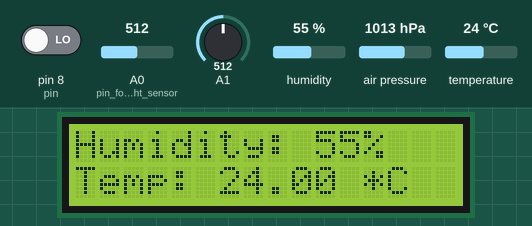
A sketch run on a simulated Arduino Uno, built with avr-gcc and run on an emulated ATmega328P. On the bench: 16×2 character LCD. The inputs (shaded band) are chosen by the test bench; at power-on: air pressure 1013 hPa, humidity 55 %, pin 8 (pin) LOW, A0 (pin_for_Light_sensor) = 512, A1 = 512, temperature 24 °C. The modem accepts every AT command (registered, SIM ready, sends succeed) and sends nothing else; what the sketch prints to the serial monitor is not drawn.

Above: at 11.3 s.
11.4 s: air pressure set to 952 hPa
At 16.4 s:
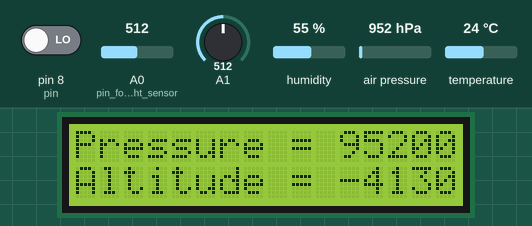
34.4 s: humidity set to 22 %
At 38.1 s:
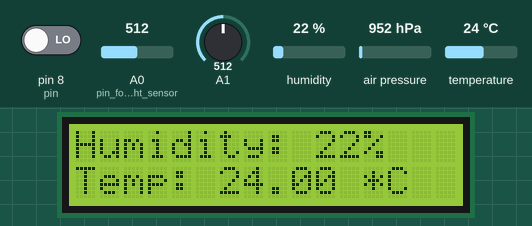
39.2 s: air pressure set to 975 hPa
At 44.1 s:
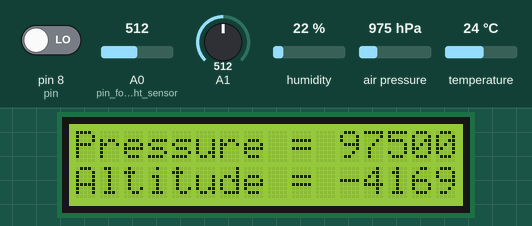
Timing chart, 0 to 45.6 s (numbered marks = the images above; inputs shaded):
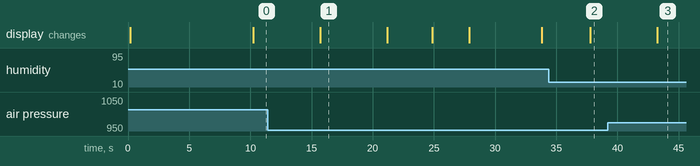

The sketch:

weatherstationcode.ino
```cpp
#include <SoftwareSerial.h>
#define DEBUG true
SoftwareSerial esp8266(9,10);
#include <LiquidCrystal_PCF8574.h>
#include <stdlib.h>
#include <DHT.h>
LiquidCrystal_PCF8574 lcd(0x27);  // set the LCD address to 0x27 for a 16 chars and 2 line display

//******Temperature*******
#define DHTPIN 7     // what pin we're connected to
#define DHTTYPE DHT22   // DHT 22  (AM2302)
DHT dht(DHTPIN, DHTTYPE); //// Initialize DHT sensor for normal 16mhz Arduino

//******Barometer********
#include <Adafruit_Sensor.h>
#include <Adafruit_BMP280.h>
Adafruit_BMP280 bmp; // I2C

//********Light***********
int light;

//********Dust***********
int pin = 8;
unsigned long duration;
unsigned long starttime;
unsigned long sampletime_ms = 2000;
unsigned long lowpulseoccupancy = 0;
float ratio = 0;
float concentration = 0;

//********UV***********
float Vsig;


#define SSID "490RoProg1"     // "SSID-WiFiname"
#define PASS "490RoPro"       // "password"
#define IP "184.106.153.149"// thingspeak.com ip
String msg = "GET /update?key=CQ5PC2S1M5ZC34VB"; //change it with your api key like "GET /update?key=Your Api Key"


//Variables
float temp;
int hum;
String tempC;
int error;
int pulsePin = 0;                 // Pulse Sensor purple wire connected to analog pin 0
int blinkPin = 13;                // pin to blink led at each beat
int fadePin = 5;
int fadeRate = 0;

// Regards Serial OutPut  -- Set This Up to your needs
static boolean serialVisual = true;   // Set to 'false' by Default.  Re-set to 'true' to see Arduino Serial Monitor ASCII Visual Pulse


void setup()
{
  lcd.setBacklight(255);
  lcd.begin(16, 2);
  lcd.print("circuitdigest.com");
  delay(100);
  lcd.setCursor(0,1);
  lcd.print("Connecting...");
  Serial.begin(115200); //or use default 115200.
  esp8266.begin(115200);
  Serial.println("AT");
  esp8266.println("AT");
  delay(5000);
  if(esp8266.find("OK")){
    connectWiFi();
  }


  pinMode(A0,INPUT); //pin for Light sensor

  pinMode(8,INPUT); //pin for Dust sensor


}

void loop(){
  lcd.clear();
  lcd.setCursor(0,0);
 //Temp Sensor
    //Read data and store it to variables hum and temp
    hum = dht.readHumidity();
    temp= dht.readTemperature();
    //Print temp and humidity values to serial monitor
    lcd.print("Humidity: ");
    lcd.print(hum);
    lcd.print("%");
    lcd.setCursor(0, 1); // set the cursor to column 0, line 2
    lcd.print("Temp: ");
    lcd.print(temp);
    lcd.println(" *C");
    delay(2000); //Delay 2 sec.
    updatebeat('1', hum);
    updatebeat('2', temp);


//Barometer
    lcd.clear();
    lcd.setCursor(0,0);
//    lcd.print(F("Temperature = "));
//    lcd.print(bmp.readTemperature());
//    lcd.println(" *C");

    lcd.print(F("Pressure = "));
    lcd.print(bmp.readPressure());
    lcd.println(" Pa");
    lcd.setCursor(0,1);
    lcd.print(F("Altitude = "));
    lcd.print(bmp.readAltitude(29.92)); // this should be adjusted to your local forcase
    lcd.println(" m");
    lcd.println();
    updatebeat('3', bmp.readPressure());
    updatebeat('4', bmp.readAltitude(29.92));
    delay(2000);

//Light Sensor
  lcd.clear();
  lcd.setCursor(0,0);
  light=analogRead(A0);
  lcd.println("Light = " + String(light));
  updatebeat('5', light);
  delay(2000);


//Dust Sensor
  lcd.clear();
  lcd.setCursor(0,0);
  starttime = millis();
  delay(2000);
  duration = pulseIn(pin, LOW);
  lowpulseoccupancy = lowpulseoccupancy+duration;
  if ((millis()-starttime) >= sampletime_ms) //if the sampel time = = 30s
  {
    ratio = lowpulseoccupancy/(sampletime_ms*10.0);
    concentration = 1.1*pow(ratio,3)-3.8*pow(ratio,2)+520*ratio+0.62;
    lcd.print("CX = ");
    lcd.print(concentration);
    lcd.println(" pcs/0.01cf");
    lcd.println("\n");
    lowpulseoccupancy = 0;
    updatebeat('6', concentration);
    delay(2000);
  }


//UV Sensor
  int sensorValue;
  long  sum=0;
  for(int i=0;i<1024;i++)
   {
      sensorValue=analogRead(A1);
      sum=sensorValue+sum;
      delay(2);
   }
 sum = sum >> 10;
 Vsig = sum*4980.0/1023.0; // Vsig is the value of voltage measured from the SIG pin of the Grove interface
 lcd.clear();
 lcd.setCursor(0,0);
 lcd.print("UV Level: ");
 lcd.print(Vsig);
 lcd.print(" mV    --   ");

//if (Vsig < 50) {
//    Serial.print("UV Index: 0 "); Serial.println("   Exposure level - NONE (You're probably at home!) ");
// }
//if (Vsig > 50 && Vsig < 227) {
//    Serial.print("UV Index: 1 "); Serial.println("   Exposure level - LOW (You're probably at home!) ");
// }
//if (Vsig > 227 && Vsig < 318) {
//    Serial.print("UV Index: 2 "); Serial.println("   Exposure level - LOW (You can go outside and have fun!) ");
// }
//if (Vsig > 318 && Vsig < 408) {
//    Serial.print("UV Index: 3 "); Serial.println("   Exposure level - MODERATE (Sun starts to annoy you) ");
// }
//if (Vsig > 408 && Vsig < 503) {
//    Serial.print("UV Index: 4 "); Serial.println("   Exposure level - MODERATE (Sun starts to annoy you) ");
// }
//if (Vsig > 503 && Vsig < 606) {
//    Serial.print("UV Index: 5 "); Serial.println("   Exposure level - MODERATE (Sun starts to annoy you) ");
// }
//if (Vsig > 606 && Vsig < 696) {
//    Serial.print("UV Index: 6 "); Serial.println("   Exposure level - HIGH (Get out from the sunlight! get out now!) ");
// }
//if (Vsig > 696 && Vsig < 795) {
//    Serial.print("UV Index: 7 "); Serial.println("   Exposure level - HIGH (Get out from the sunlight! get out now!) ");
// }
//if (Vsig > 795 && Vsig < 881) {
//    Serial.print("UV Index: 8 "); Serial.println("   Exposure level - VERY HIGH (Get out from the sunlight! get out now!) ");
// }
//if (Vsig > 881 && Vsig < 976) {
//    Serial.print("UV Index: 9 "); Serial.println("   Exposure level - VERY HIGH (If you value your health, don't go outside, just stay at home!) ");
// }
//if (Vsig > 976 && Vsig < 1079) {
//    Serial.print("UV Index: 10 "); Serial.println("   Exposure level - VERY HIGH (If you value your health, don't go outside, just stay at home!) ");
// }
//if (Vsig > 1079 && Vsig < 1170) {
//    Serial.print("UV Index: 11 "); Serial.println("   Exposure level - EXTREME (If you value your health, don't go outside, just stay at home!) ");
// }
//if (Vsig > 1170) {
//    Serial.print("UV Index: 11+ "); Serial.println("   Exposure level - EXTREME (You will probably die in 3, 2, 1... Just JOKING, don't be scared...) - intensity of sunlight is really at maximum ");
// }
    updatebeat('7',Vsig);
    delay(2000);


  start: //label
  error=0;
  delay(100);
  //updatebeat();
  //Resend if transmission is not completed
  if (error==1){
    goto start; //go to label "start"
  }
  delay(100);
}

void updatebeat(char field, float value){
  String cmd = "AT+CIPSTART=\"TCP\",\"";
  cmd += IP;
  cmd += "\",80";
  Serial.println(cmd);
  esp8266.println(cmd);
  delay(200);
  if(esp8266.find("Error")){
    return;
  }
  cmd = msg ;
  cmd += "&field";
  cmd += field;
  cmd += "=";
  cmd += value;
  cmd += "\r\n";
  Serial.print("AT+CIPSEND=");
  esp8266.print("AT+CIPSEND=");
  Serial.println(cmd.length());
  esp8266.println(cmd.length());
 // if(esp8266.find(">")){
    Serial.print(cmd);
    esp8266.print(cmd);
 // }
  //else{
  // lcd.println("AT+CIPCLOSE");
   //esp8266.println("AT+CIPCLOSE");
   // //Resend...
   // error=1;
  //}
  delay(500);
}

boolean connectWiFi(){
  Serial.println("AT+CWMODE=1");
  esp8266.println("AT+CWMODE=1");
  delay(2000);
  String cmd="AT+CWJAP=\"";
  cmd+=SSID;
  cmd+="\",\"";
  cmd+=PASS;
  cmd+="\"";
  Serial.println(cmd);
  esp8266.println(cmd);
  delay(3000);
  if(esp8266.find("OK")){
    Serial.println("OK");
    return true;
  }else{
    return false;
  }
}

void interruptSetup(){
  TCCR2A = 0x02;     // DISABLE PWM ON DIGITAL PINS 3 AND 11, AND GO INTO CTC MODE
  TCCR2B = 0x06;     // DON'T FORCE COMPARE, 256 PRESCALER
  OCR2A = 0X7C;      // SET THE TOP OF THE COUNT TO 124 FOR 500Hz SAMPLE RATE
  TIMSK2 = 0x02;     // ENABLE INTERRUPT ON MATCH BETWEEN TIMER2 AND OCR2A
  sei();             // MAKE SURE GLOBAL INTERRUPTS ARE ENABLED
}
```

Measured:
- after the input at 34.4 s, the display: changes after 3.4 s (image 2)
- what the display in image 1 shows lasts 5.5 s, from 15.7 s to 21.2 s
